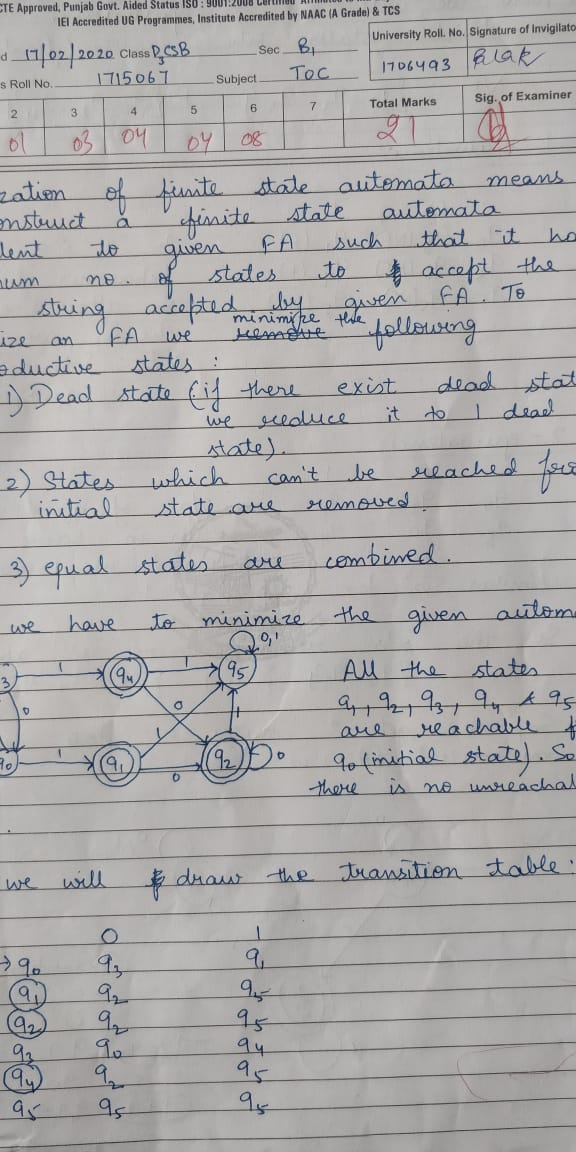
#> input picture PythonScripts/RemoveRedColor/input.jpeg, 576 x 1152 px
$ python remove_red_color.py input.jpeg input.jpeg
#> lines starting #> are read from the running program, lines starting #| are printed output that depends on the picture; after the words box and inside, x2 and y2 are one past the last pixel; in counts of white or black regions, pixels touching at a corner belong together
import cv2
import numpy as np


def remove_red_color(input_image, black_and_white_image):
    # Read input image file
#> called with input_image = 'input.jpeg', black_and_white_image = 'input.jpeg'
    input_img = cv2.imread(input_image, cv2.IMREAD_COLOR)
#> input_img is the input picture: shape (1152, 576, 3); mean B, G, R 169.3, 169.8, 171.4

    # converting from BGR to HSV color space
    hsv_img = cv2.cvtColor(input_img, cv2.COLOR_BGR2HSV)
#> hsv_img: shape (1152, 576, 3); mean H, S, V 37.8, 9.1, 173.1

    # Range for lower red
    lower_red = np.array([0, 20, 60])
    upper_red = np.array([10, 150, 255])
    mask1 = cv2.inRange(hsv_img, lower_red, upper_red)
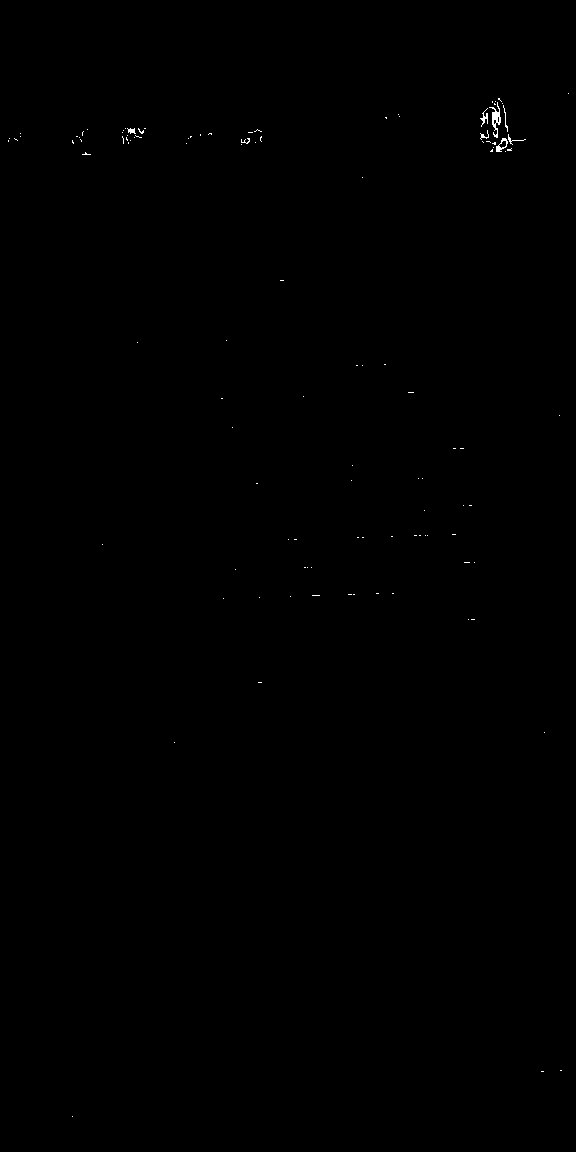
#> mask1: shape (1152, 576); 0.11% white in thin lines or dots, all inside (x1, y1, x2, y2) = (8, 93, 569, 1117)

    # Range for upper red
    lower_red = np.array([155, 10, 60])
    upper_red = np.array([180, 150, 255])
    mask2 = cv2.inRange(hsv_img, lower_red, upper_red)
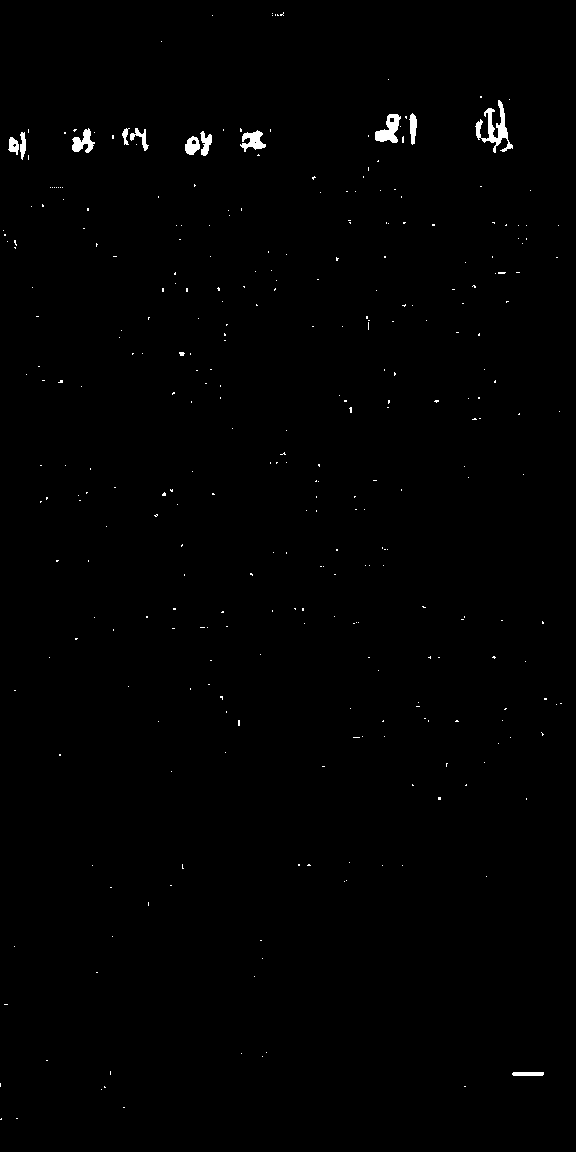
#> mask2: shape (1152, 576); 0.56% white; 325 white regions (313 under 20 px), largest, box (x1, y1, x2, y2) and area: (475, 100, 513, 153) 653, (375, 114, 401, 143) 412, (240, 130, 266, 152) 306

    # Add both masks for combined effect
    mask = mask1 + mask2
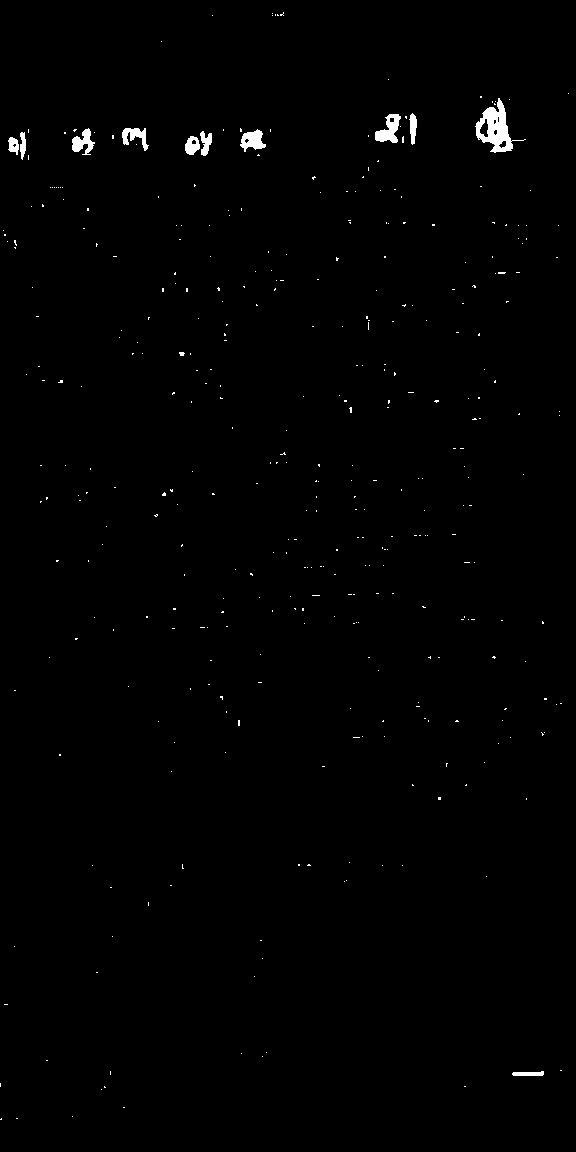
#> mask: shape (1152, 576); 0.67% white; 378 white regions (367 under 20 px), largest, box (x1, y1, x2, y2) and area: (475, 98, 526, 153) 1064, (375, 114, 401, 143) 417, (240, 129, 266, 152) 351

    # Cover small area around masked red area
    mask = cv2.morphologyEx(mask, cv2.MORPH_OPEN, np.ones((3, 3), np.uint8))
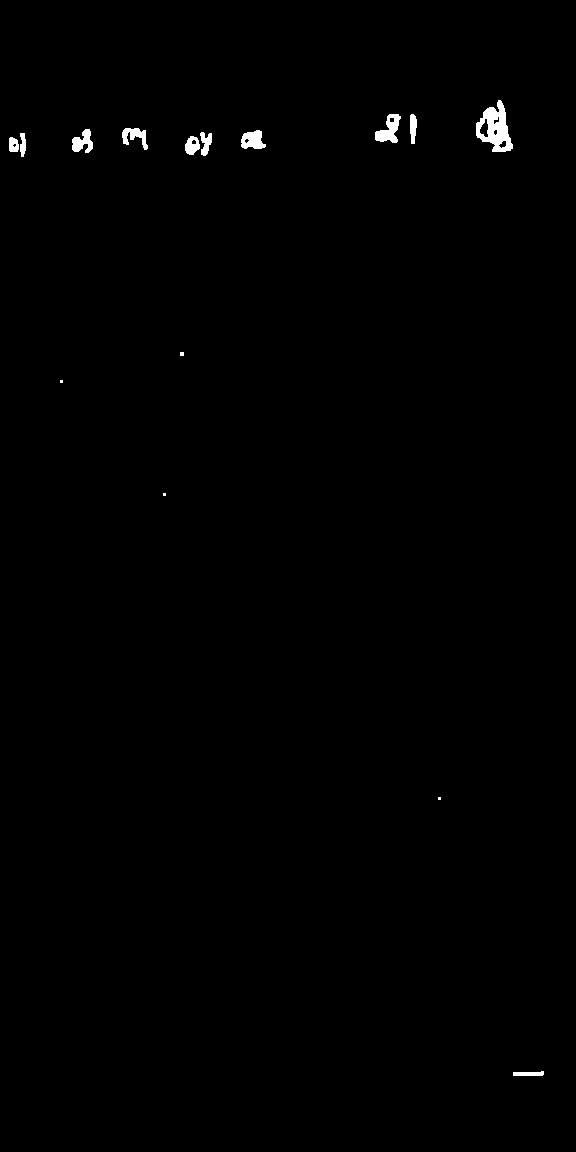
#> mask: shape (1152, 576); 0.5% white; 15 white regions (4 under 20 px), largest, box (x1, y1, x2, y2) and area: (476, 100, 513, 152) 1027, (375, 114, 401, 143) 413, (241, 130, 266, 149) 339
    mask = cv2.morphologyEx(mask, cv2.MORPH_DILATE, np.ones((3, 3), np.uint8))
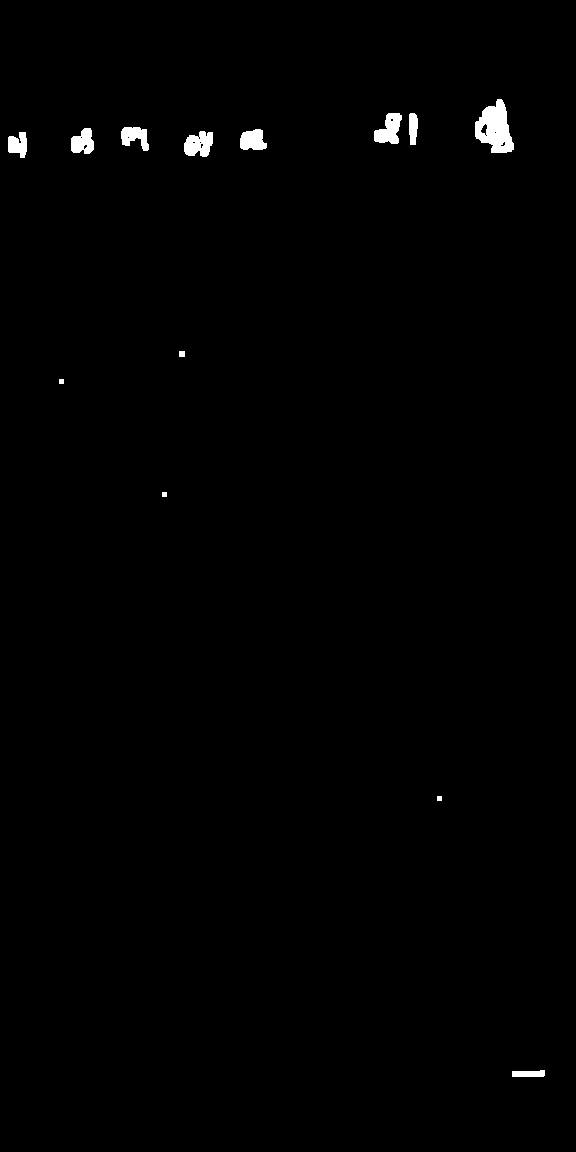
#> mask: shape (1152, 576); 0.7% white; 13 white regions, largest, box (x1, y1, x2, y2) and area: (475, 99, 514, 153) 1327, (374, 113, 402, 144) 557, (184, 131, 213, 157) 553

    # To be used as replacement of red color
    white_image = np.zeros(input_img.shape, np.uint8)
    white_image[:] = (255, 255, 255)

    # Remove part of white image corresponding to which there is no red color in
    # input image
    res1 = cv2.bitwise_and(white_image, white_image, mask=mask)
#> white_image: shape (1152, 576, 3); every value is 255

    # Remove part of input image containing red color
    mask = cv2.bitwise_not(mask)

    # Apply mask on black and white image
    black_and_white_img = cv2.imread(black_and_white_image, cv2.IMREAD_COLOR)
    res2 = cv2.bitwise_or(black_and_white_img, black_and_white_img, mask=mask)

    # Add result1 and result2
    res = cv2.bitwise_or(res1, res2)

    # Set red component to 2 in image
    res = res[:, :, 2]
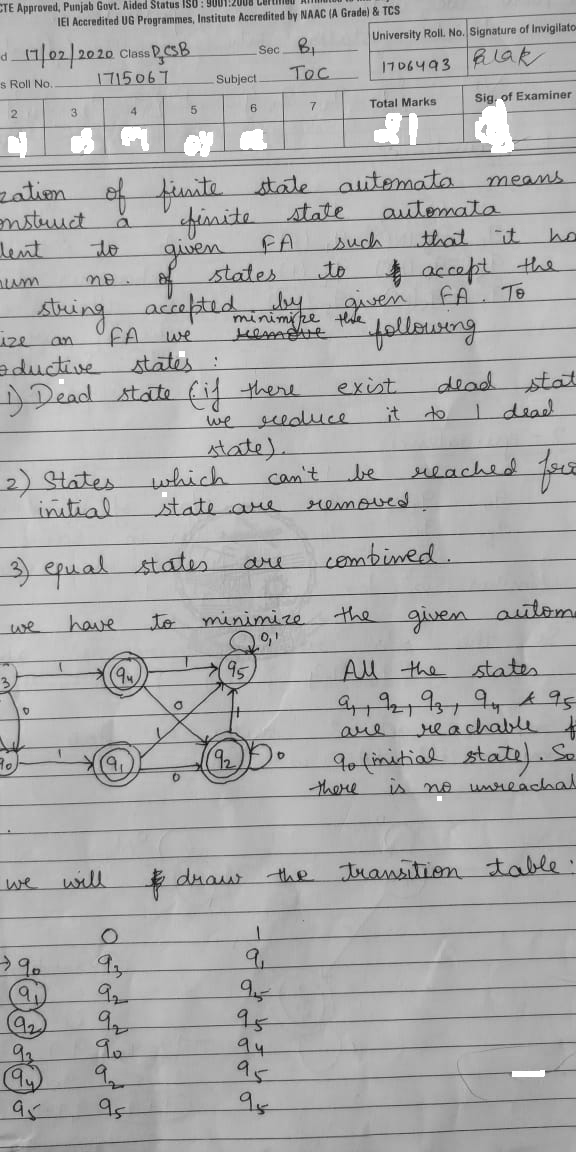
#> res: shape (1152, 576); min 0, max 255, mean 172

    # Apply denoisation on image
    # res = cv2.fastNlMeansDenoising(res, 11, 31, 9)

    # Save output file
    output_file = input_image.split("/")[-1].split(".")[0] + "_output.png"
    cv2.imwrite(output_file, res)

    return output_file


if __name__ == "__main__":
    import sys

    if len(sys.argv) > 2:
        input_image = sys.argv[1]
        black_and_white_image = sys.argv[2]
    else:
        input_image = input("Enter image path: ")
        black_and_white_image = input("Enter black_and_white_image path: ")
    output_file = remove_red_color(input_image, black_and_white_image)
    print("Output file is saved as:", output_file)
